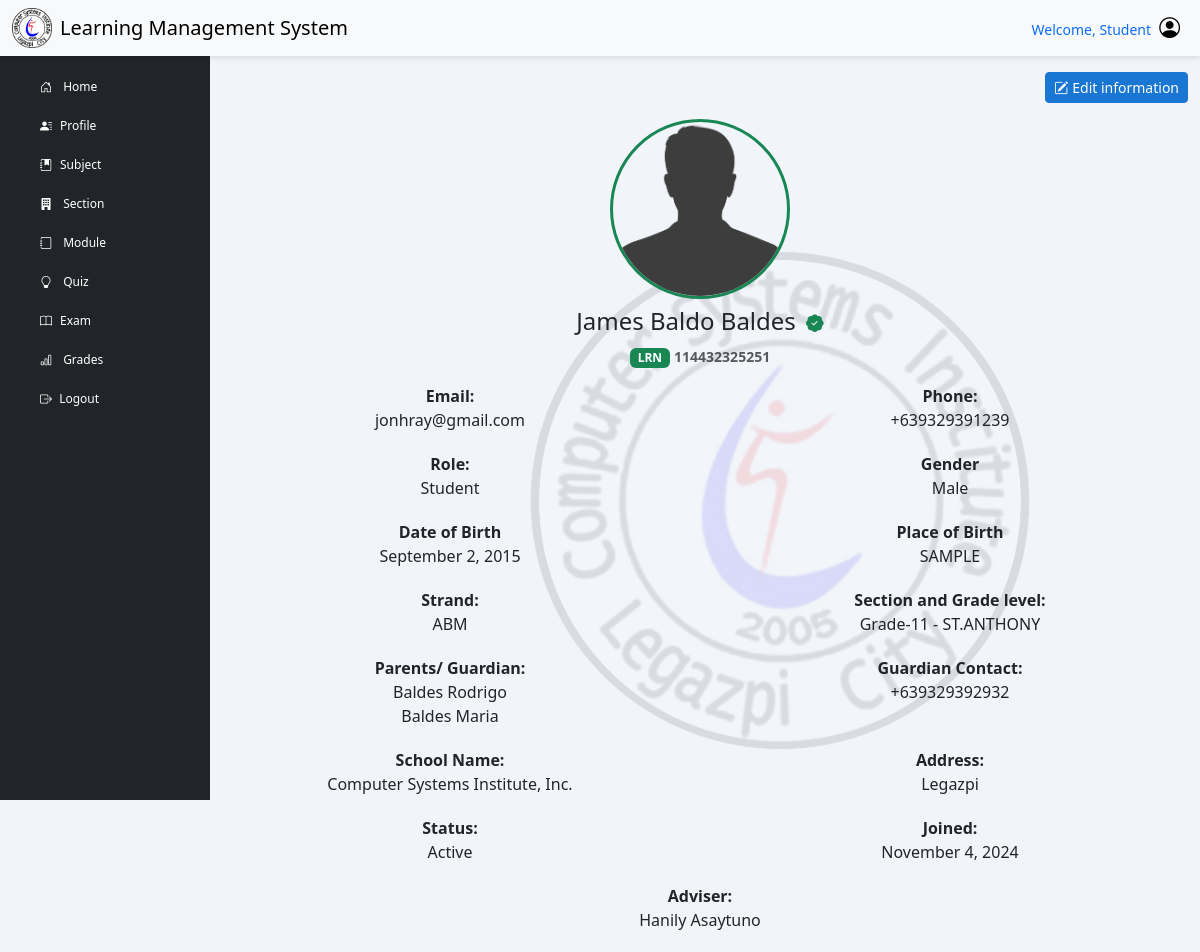
The page /?page=student_prof (signed in) on the database its author committed.
### tables this page shows
CREATE TABLE `student` (
  `stu_lrn` varchar(12) NOT NULL COMMENT 'STUDENT LRN',
  `stu_fname` varchar(50) NOT NULL,
  `stu_mname` varchar(30) DEFAULT NULL,
  `stu_lname` varchar(50) NOT NULL,
  `stu_address` varchar(100) NOT NULL,
  `stu_contact` varchar(15) NOT NULL,
  `stu_gender` varchar(50) NOT NULL,
  `stu_email` varchar(100) NOT NULL,
  `stu_dob` date NOT NULL,
  `stu_pob` varchar(70) NOT NULL COMMENT 'Place of birth',
  `father_name` varchar(250) NOT NULL COMMENT 'Parent name',
  `mother_name` varchar(250) NOT NULL COMMENT 'Parent Name',
  `parent_contact` varchar(15) NOT NULL,
  `image` varchar(255) DEFAULT NULL,
  `id` varchar(50) DEFAULT NULL COMMENT 'User ID'
);

CREATE TABLE `enroll` (
  `stu_lrn` varchar(12) NOT NULL COMMENT 'STUDENT LRN',
  `section_code` varchar(50) NOT NULL COMMENT 'SECTION NAME',
  `semester` varchar(50) NOT NULL COMMENT 'set semester',
  `school_year` varchar(30) NOT NULL COMMENT 'set school year',
  `date_enroll` date DEFAULT NULL,
  `enroll_status` varchar(30) NOT NULL,
  `current_school` varchar(70) NOT NULL,
  `school_id` mediumint UNSIGNED DEFAULT NULL,
  `school_address` varchar(100) NOT NULL,
  `school_type` varchar(30) NOT NULL,
  `requirements_submit` varchar(100) DEFAULT NULL
);

CREATE TABLE `strand` (
  `strand_code` varchar(50) NOT NULL,
  `strand_name` varchar(30) DEFAULT NULL,
  `strand_desc` varchar(100) DEFAULT NULL
);

CREATE TABLE `section` (
  `section_code` varchar(50) NOT NULL,
  `strand_code` varchar(50) DEFAULT NULL,
  `grade_lvl` varchar(30) NOT NULL,
  `section_name` varchar(20) NOT NULL,
  `teacher_id` varchar(50) NOT NULL,
  `date_created` date NOT NULL
);

CREATE TABLE `school` (
  `ID` int NOT NULL,
  `SCHOOL_NAME` varchar(200) NOT NULL,
  `SCHOOL_ADDRESS` varchar(150) NOT NULL
);

CREATE TABLE `teacher` (
  `teacher_id` varchar(50) NOT NULL COMMENT 'Primary key',
  `teacher_fname` varchar(50) NOT NULL,
  `teacher_mname` varchar(50) DEFAULT NULL,
  `teacher_lname` varchar(50) NOT NULL,
  `teacher_contact` varchar(15) NOT NULL,
  `teacher_gender` varchar(50) NOT NULL,
  `teacher_dob` date NOT NULL,
  `status` varchar(50) NOT NULL,
  `teacher_address` varchar(150) NOT NULL,
  `image` varchar(255) DEFAULT NULL,
  `id` varchar(50) DEFAULT NULL COMMENT 'User ID'
);

### includes/function.php (called while the page is built, shortened)
<?php
class myDataBase
{
    private $hostname;
    private $username;
    private $password;
    private $database;
    public $con;
    public function __construct($hostname, $username, $password, $database)
    {
        $this->hostname = $hostname;
        $this->username = $username;
        $this->password = $password;
        $this->database = $database;
    }
    public function connection()
    {
        try {
            if (!$this->con) {
                $this->con = mysqli_connect($this->hostname, $this->username, $this->password, $this->database);
                if ($this->con) {
                    return true;
                } else {
                    return false;
                }
            } else {
                return true;
            }
        } catch (mysqli_sql_exception $e) {
            echo $e;
        }
    }
    public function disconnect()
    {
        if ($this->con) {
            if (mysqli_close($this->con)) {
                $this->con = false;
                return true;
            } else {
                return false;
            }
        } else {
            return true;
        }
    }
    public function getSchool()
    {
        $sql = "SELECT * FROM `SCHOOL`";
        $stored = ($this->con->query($sql))->fetch_assoc();
        return $stored;
    }
    public function getStudentInfo($studentID)
    {
        $sql = "SELECT * FROM `student` WHERE stu_lrn = ?";
        $stmt = $this->con->prepare($sql);
        $stmt->bind_param("i", $studentID);
        $stmt->execute();
        $result = $stmt->get_result()->fetch_assoc();
        return $result;
    }
    public function getStudentStrandAndSection($student_id)
    {
        $sql = "SELECT
                e.semester,
                e.school_year,
                e.section_code,
                s.section_name,
                s.grade_lvl,
                st.strand_code,
                st.strand_name,
                t.teacher_id,
                t.teacher_fname,
                t.teacher_lname
            FROM enroll e
            INNER JOIN
                section s ON e.section_code = s.section_code
            INNER JOIN
                strand st ON s.strand_code = st.strand_code
            INNER JOIN
                teacher t ON s.teacher_id = t.teacher_id
            WHERE e.stu_lrn = ?";
        $stmt = $this->con->prepare($sql);
        $stmt->bind_param("s", $student_id);
        $stmt->execute();
        $result = $stmt->get_result()->fetch_all(MYSQLI_ASSOC);
        return $result;
    }
}

### includes/dbh-inc.php (called while the page is built)
<?php
include "function.php";
$mySQLFunction = new myDataBase("localhost", "root", "Nicolas051002", "lms_db");

### student_prof.php (the view, shortened to what this page needs)
<?php
require_once "./includes/dbh-inc.php";
$mySQLFunction->connection();
$showSchool = $mySQLFunction->getSchool();
$studentInfo  = $mySQLFunction->getStudentInfo($_SESSION['stu_lrn']);
$studentStrandAndSection = $mySQLFunction->getStudentStrandAndSection($_SESSION['stu_lrn']);
$studentFullName = $studentInfo['stu_fname'] . ' ' . $studentInfo['stu_mname'] . ' ' . $studentInfo['stu_lname'];
$birthDate = new DateTime($studentInfo['stu_dob']);
$formattedbirthDate = $birthDate->format('F j, Y');
?>
<main class="col-md-12 ms-sm-auto col-lg-10">
    <div class="container">
        <img
            style="position: absolute; top: 50%; right: 10%; transform: translate(-10%, -45%);
                        width: 500px; opacity: 0.1; z-index: -1;"
            src="./assets/img/csi.webp"
            alt="LMS Logo">
        <div class="row">
            <div class="col-md-12">
                <div class="profile-card">
                    <div class="d-flex flex-wrap justify-content-end mb-3">
                        <button type="button" class="btn btn-primary btn-sm mt-4"
                            title="Edit" data-bs-toggle="modal" data-bs-target="#updatestudentinfo">
                            <i class="bi bi-pencil-square me-1"></i>Edit information
                        </button>
                    </div>
                    <div class="profile-header text-center mb-3">
                        <?php
                        $uploadDir = "./assets/Upload/";
                        if (!empty($studentInfo['image']) && file_exists($uploadDir . $studentInfo['image'])) {
                        ?>
                            <img src="<?php echo htmlspecialchars($uploadDir . $studentInfo['image']); ?>" alt="Profile Image" draggable="false" class="profile-img-circle mb-2">
                            <?php
                        } else {
                            if ($studentInfo['stu_gender'] === "MALE") {
                            ?>
                                <img src="./assets/Upload/resources/default-male.png" alt="Profile Image" draggable="false" class="profile-img-circle mb-2">
                            <?php
                            } else {
                            ?>
                                <img src="./assets/Upload/resources/default-female.png" alt="Profile Image" draggable="false" class="profile-img-circle mb-2">
                        <?php
                            }
                        }
                        ?>
                        <h4><?php echo ucwords(strtolower($studentFullName)); ?>
                            <i class="bi bi-patch-check-fill ms-1 text-success" style="font-size: 1.1rem;"></i>
                        </h4>
                        <span class="badge bg-success text-white">LRN</span>
                        <small class="text-muted fw-semibold">
                            <?php echo htmlspecialchars($studentInfo['stu_lrn'], ENT_QUOTES, 'UTF-8'); ?>
                        </small>
                        <br />
                    </div>
                    <div class="profile-details">
                        <div class="row mb-1">
                            <div class="col-md-6">
                                <strong>Email:</strong>
                                <p><?php echo strtolower($studentInfo['stu_email']); ?></p>
                            </div>
                            <div class="col-md-6">
                                <strong>Phone:</strong>
                                <p>+63<?php echo $studentInfo['stu_contact']; ?></p>
                            </div>
                        </div>
                        <div class="row mb-1">
                            <div class="col-md-6">
                                <strong>Role:</strong>
                                <p><?php echo ucwords(strtolower($_SESSION["user_role"])); ?></p>
                            </div>
                            <div class="col-md-6">
                                <strong>Gender</strong>
                                <p><?php echo ucwords(strtolower($studentInfo['stu_gender'])); ?></p>
                            </div>
                        </div>
                        <div class="row mb-1">
                            <div class="col-md-6">
                                <strong>Date of Birth</strong>
                                <p><?php echo htmlspecialchars($formattedbirthDate); ?></p>
                            </div>
                            <div class="col-md-6">
                                <strong>Place of Birth</strong>
                                <p><?php echo $studentInfo['stu_pob']; ?></p>
                            </div>
                        </div>
                        <div class="row mb-1">
                            <div class="col-md-6">
                                <strong>Strand:</strong>
                                <p>
                                    <?php
                                    if (!empty($studentStrandAndSection)) {
                                        foreach ($studentStrandAndSection as $strand) {
                                            echo htmlspecialchars($strand["strand_name"]);
                                        }
                                    } else {
                                        echo '<div class="text-danger">No strand assigned.</div>';
                                    }
                                    ?>
                                </p>
                            </div>
                            <div class="col-md-6">
                                <strong>Section and Grade level:</strong>
                                <p>
                                    <?php
                                    if (!empty($studentStrandAndSection)) {
                                        foreach ($studentStrandAndSection as $section) {
                                            echo ucwords(strtolower($section["grade_lvl"])) . ' - ' . htmlspecialchars($section["section_name"]) . ' <br>';
                                        }
                                    } else {
                                        echo '<div class="text-danger">No section assigned to this student.</div>';
                                    }
                                    ?>
                                </p>
                            </div>
                        </div>
                        <div class="row mb-1">
                            <div class="col-md-6">
                                <strong>Parents/ Guardian:</strong>
                                <p><?php echo ucwords(strtolower($studentInfo['father_name'])); ?></br>
                                    <?php echo ucwords(strtolower($studentInfo['mother_name'])); ?></p>
                            </div>
                            <div class="col-md-6">
                                <strong>Guardian Contact:</strong>
                                <p>+63<?php echo  $studentInfo['parent_contact']; ?></p>
                            </div>
                        </div>
                        <div class="row mb-1">
                            <div class="col-md-6">
                                <strong>School Name:</strong>
                                <p><?php echo ucwords(strtolower($showSchool['SCHOOL_NAME'])); ?></p>
                            </div>
                            <div class="col-md-6">
                                <strong>Address:</strong>
                                <p><?php echo ucwords(strtolower($studentInfo['stu_address'])); ?></p>
                            </div>
                        </div>
                        <div class="row mb-1">
                            <div class="col-md-6">
                                <strong> Status:</strong>
                                <p>Active</p>
                            </div>
                            <div class="col-md-6">
                                <strong>Joined:</strong>
                                <p><?php echo htmlspecialchars($_SESSION["student_added"]); ?></p>
                            </div>
                        </div>
                        <div class="row mb-1">
                            <div class="col-md-12">
                                <strong>Adviser:</strong>
                                <p><?php if (!empty($studentStrandAndSection)) {
                                        foreach ($studentStrandAndSection as $adviser) {
                                            echo htmlspecialchars(ucwords(strtolower($adviser["teacher_fname"] . ' ' . $adviser["teacher_lname"])));
                                        }
                                    } else {
                                        echo '<div class="text-danger">No adviser assigned.</div>';
                                    } ?></p>
                            </div>
                        </div>
                    </div>
                </div>
            </div>
        </div>
    </div>
</main>

### assets/css/student.css (style rules this page uses)
body { font-family: "Segoe UI", Tahoma, Geneva, Verdana, sans-serif; background-color: #f1f4f9; }
.btn-primary { background-color: #1976d2; border-color: #1976d2; transition: background-color 0.3s ease; }
.profile-header, .profile-details { text-align: center; }
.profile-img-circle { border-radius: 50%; width: 180px; height: 180px; object-fit: cover; border: 3px solid #198754; }

### rows shown on the page
student: studentFullName "James Baldo Baldes", stu_lrn "114432325251", stu_email "jonhray@gmail.com", stu_contact "9329391239", stu_gender "Male", stu_dob "September 2, 2015", stu_pob "SAMPLE", father_name "Baldes Rodrigo", mother_name "Baldes Maria", parent_contact "9329392932", stu_address "Legazpi"
enroll: strand.strand_name "ABM", section_code.grade_lvl "Grade-11", section_code.section_name "ST.ANTHONY", teacher.teacher_fname+teacher_lname "Hanily Asaytuno"
school: SCHOOL_NAME "Computer Systems Institute, Inc."

### other values the page prints
$_SESSION["user_role"] "Student"
$_SESSION["student_added"] "November 4, 2024"
